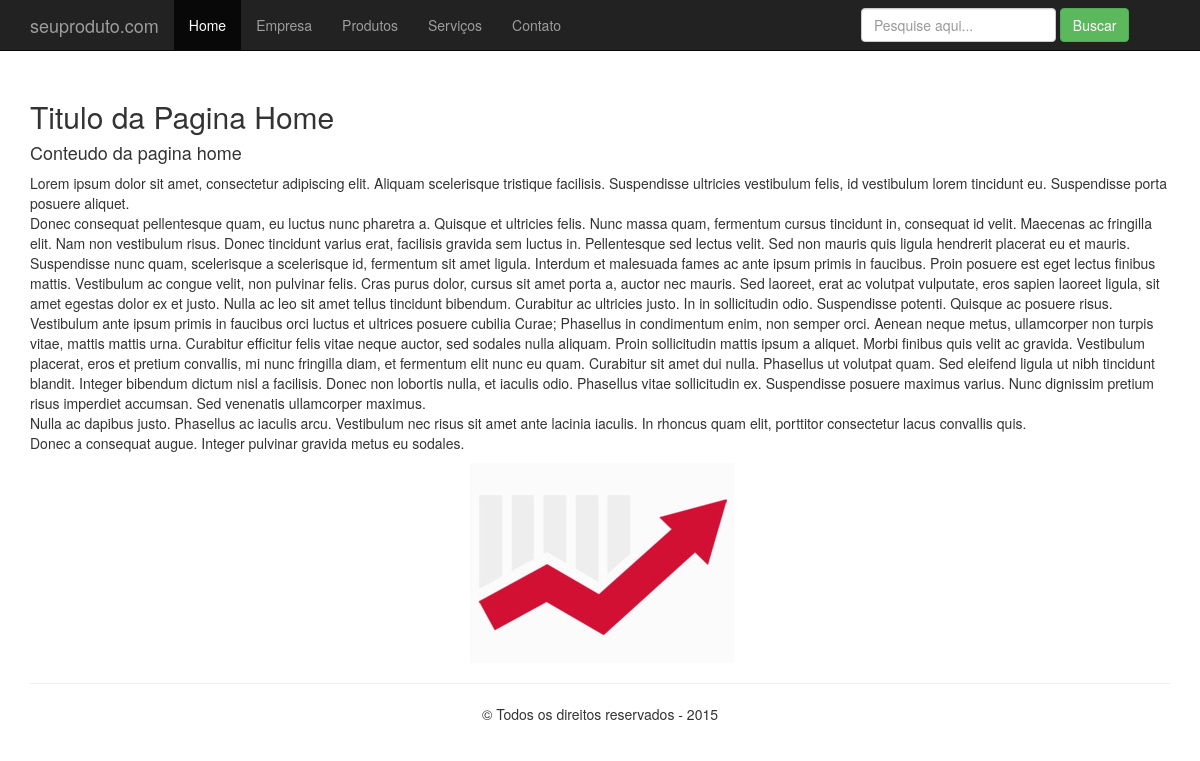
The page / on the database its author committed.
### tables this page shows
CREATE TABLE IF NOT EXISTS `single` (
  `id_single` int(11) NOT NULL AUTO_INCREMENT,
  `titulo_single` varchar(100) NOT NULL,
  `conteudo_single` longtext NOT NULL,
  `img_single` varchar(100) NOT NULL,
  PRIMARY KEY (`id_single`)
);

### public_html/nav/single.php (the view, shortened to what this page needs)
<?php
$pag = filter_input(INPUT_GET, "pag");
if(!isset($pag) && $pag == null){
    $pag = "1";
}
if($pag >=1 && $pag < 5){
        $conn = conexaoBD();
        $query = "SELECT * FROM single WHERE id_single = :pag";
        $stmt = $conn->prepare($query);
        $stmt->bindValue(":pag", $pag);
        $stmt->execute();
        $resultado = $stmt->fetchAll(PDO::FETCH_ASSOC);
        ?>
        <div class="row">
            <div class="col-sm-12 blog-main">
                <div class="blog-post">
        <?php
            foreach ($resultado as $res) {
            echo "
            <h2 class=\"blog-post-title\">".$res['titulo_single']."</h2>
            <p>".$res['conteudo_single']."</p>";
            echo "\n<center><img src='".BASE.$res['img_single']."'></center>";
            }
         ?>
                </div>
            </div>
        </div>
<?php
}else{
    include 'contato.php';
}
?>

### public_html/header.php (shortened to what this page needs)
<!DOCTYPE html>
<html>
    <head>
        <link rel="stylesheet" href="bootstrap-3.3.2-dist/css/bootstrap.css" />
    </head>
    <body>
        <nav class="navbar navbar-inverse navbar-fixed-top">
            <div class="container">
                <div class="navbar-header">
                    <a class="navbar-brand" href="index.php">seuproduto.com</a>
                </div>
                <div id="navbar" class="navbar-collapse navbar-left collapse">
                    <ul class="nav navbar-nav">
                        <li class="active"><a href="index.php?pag=1">Home</a></li>
                        <li><a href="index.php?pag=2">Empresa</a></li>
                        <li><a href="index.php?pag=3">Produtos</a></li>
                        <li><a href="index.php?pag=4">Serviços</a></li>
                        <li><a href="index.php?pag=5">Contato</a></li>
                    </ul>
                </div>
                <div id="navbar" style="margin-left: 270px;" class="navbar-collapse navbar-left collapse">
                    <form class="navbar-form navbar-right" action="index.php" method="post">
                        <div class="form-group">
                            <input type="text" name="txt-buscar" placeholder="Pesquise aqui..." class="form-control">
                        </div>
                        <input type="submit" class="btn btn-success" name="btn-buscar" value="Buscar">
                    </form>
                </div>
            </div>
        </nav>
        <div class="container" style="margin-top: 80px;">

### public_html/index.php (shortened to what this page needs)
<?php
require_once 'header.php';?>
<?php
$pag = filter_input(INPUT_GET, "pag");
$search = filter_input(INPUT_POST, "btn-buscar");
if(isset($pag) && $pag =! null){
    include 'nav/single.php';
}else if(isset($search) && $search=='Buscar'){
    include 'nav/search.php';
}else{
    include 'nav/single.php';
}
?>
<?php require_once 'footer.php';?>

### public_html/footer.php (shortened to what this page needs)
<hr />
<footer>
    <p><center>&copy; Todos os direitos reservados - <?php echo date('Y');?></center></p>
</footer>
</div>
</body>
</html>

### rows shown on the page
single: titulo_single "Titulo da Pagina Home", conteudo_single "Conteudo da pagina home Lorem ipsum dolor sit amet, consectetur adipiscing elit. Aliquam scelerisque tristique facilisis. Suspendisse ultricies vestibulum felis, id vestibulum lorem tincidunt eu. Suspendisse porta posuere aliquet. Donec consequat pellentesque quam, eu luctus nunc pharetra a. Quisque et ultricies felis. Nunc massa quam, fermentum cursus tincidunt in, consequat id velit. Maecenas ac fringilla elit. Nam non vestibulum risus. Donec tincidunt varius erat, facilisis gravida sem luctus in. Pellentesque sed lectus velit. Sed non mauris quis ligula hendrerit placerat eu et mauris. Suspendisse nunc quam, scelerisque a scelerisque id, fermentum sit amet ligula. Interdum et malesuada…", img_single (picture)
